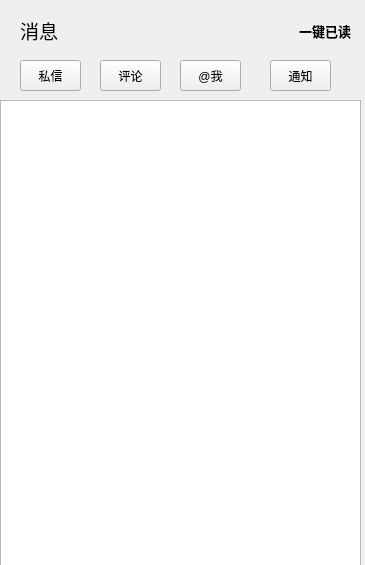
<?xml version="1.0" encoding="UTF-8"?>
<ui version="4.0">
 <class>MessageForm</class>
 <widget class="QWidget" name="MessageForm">
  <property name="geometry">
   <rect>
    <x>0</x>
    <y>0</y>
    <width>365</width>
    <height>565</height>
   </rect>
  </property>
  <property name="windowTitle">
   <string>Form</string>
  </property>
  <widget class="QWidget" name="widGroupBut" native="true">
   <property name="geometry">
    <rect>
     <x>10</x>
     <y>60</y>
     <width>341</width>
     <height>41</height>
    </rect>
   </property>
   <widget class="QPushButton" name="ptnPer">
    <property name="geometry">
     <rect>
      <x>10</x>
      <y>0</y>
      <width>61</width>
      <height>31</height>
     </rect>
    </property>
    <property name="font">
     <font>
      <family>Microsoft YaHei UI</family>
     </font>
    </property>
    <property name="text">
     <string>私信</string>
    </property>
   </widget>
   <widget class="QPushButton" name="ptnComment">
    <property name="geometry">
     <rect>
      <x>90</x>
      <y>0</y>
      <width>61</width>
      <height>31</height>
     </rect>
    </property>
    <property name="font">
     <font>
      <family>Microsoft YaHei UI</family>
     </font>
    </property>
    <property name="text">
     <string>评论</string>
    </property>
   </widget>
   <widget class="QPushButton" name="ptnMe">
    <property name="geometry">
     <rect>
      <x>170</x>
      <y>0</y>
      <width>61</width>
      <height>31</height>
     </rect>
    </property>
    <property name="font">
     <font>
      <family>Microsoft YaHei UI</family>
     </font>
    </property>
    <property name="text">
     <string>@我</string>
    </property>
   </widget>
   <widget class="QPushButton" name="ptnInform">
    <property name="geometry">
     <rect>
      <x>260</x>
      <y>0</y>
      <width>61</width>
      <height>31</height>
     </rect>
    </property>
    <property name="font">
     <font>
      <family>Microsoft YaHei UI</family>
     </font>
    </property>
    <property name="text">
     <string>通知</string>
    </property>
   </widget>
  </widget>
  <widget class="QListWidget" name="listMessage">
   <property name="geometry">
    <rect>
     <x>0</x>
     <y>100</y>
     <width>361</width>
     <height>471</height>
    </rect>
   </property>
  </widget>
  <widget class="QWidget" name="">
   <property name="geometry">
    <rect>
     <x>20</x>
     <y>10</y>
     <width>331</width>
     <height>41</height>
    </rect>
   </property>
   <layout class="QHBoxLayout" name="horizontalLayout">
    <item>
     <widget class="QLabel" name="labMess">
      <property name="font">
       <font>
        <family>Microsoft YaHei UI</family>
        <pointsize>14</pointsize>
       </font>
      </property>
      <property name="text">
       <string>消息</string>
      </property>
     </widget>
    </item>
    <item>
     <spacer name="horizontalSpacer">
      <property name="orientation">
       <enum>Qt::Horizontal</enum>
      </property>
      <property name="sizeHint" stdset="0">
       <size>
        <width>218</width>
        <height>20</height>
       </size>
      </property>
     </spacer>
    </item>
    <item>
     <widget class="QLabel" name="labRead">
      <property name="font">
       <font>
        <family>Microsoft YaHei UI</family>
        <pointsize>10</pointsize>
        <weight>75</weight>
        <bold>true</bold>
       </font>
      </property>
      <property name="text">
       <string>一键已读</string>
      </property>
     </widget>
    </item>
   </layout>
  </widget>
 </widget>
 <resources/>
 <connections/>
</ui>
